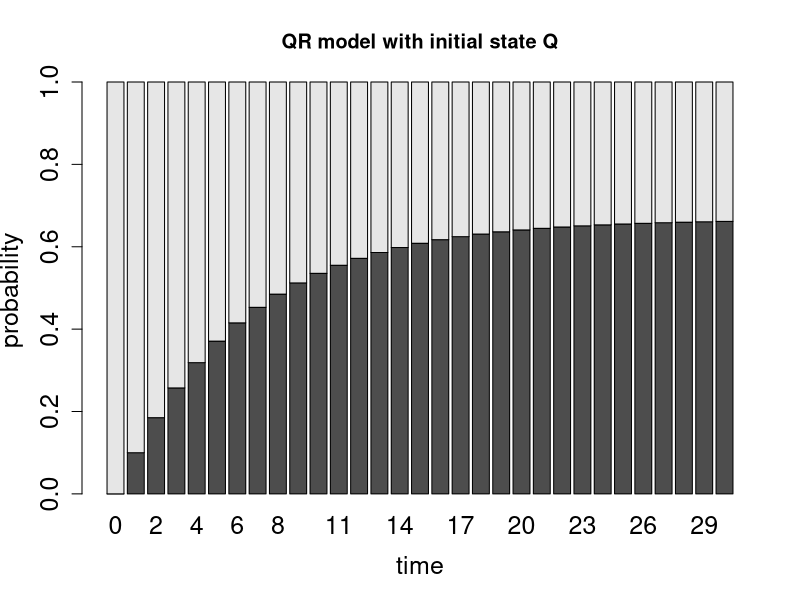
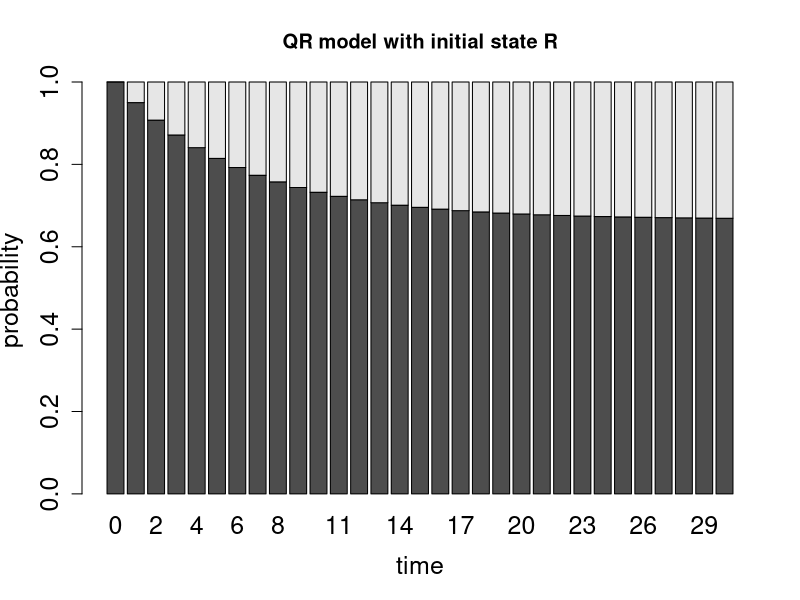

Source code (R) for these figures, in order:
## ---- chunk 1
M <- matrix (c(0.95,0.05,0.1,0.9),nrow=2)
Nstep <- 30
P<- matrix (0,nrow=2,ncol=Nstep+1)
P[ ,1] <- c(0,1)
for (i in 1:Nstep) {
	P[,i+1] <- M%*%P[,i]
	}
barplot(P,xlab='time',names.arg=0:Nstep,ylab='probability',main='QR model with initial state Q',cex=1.5, cex.axis=1.5,cex.lab=1.5)
P<- matrix (0,nrow=2,ncol=Nstep+1)
P[ ,1] <- c(1,0)
for (i in 1:Nstep) {
	P[,i+1] <- M%*%P[,i]
	}
barplot(P,xlab='time',names.arg=0:Nstep,ylab='probability',main='QR model with initial state R',cex=1.5, cex.axis=1.5,cex.lab=1.5)
